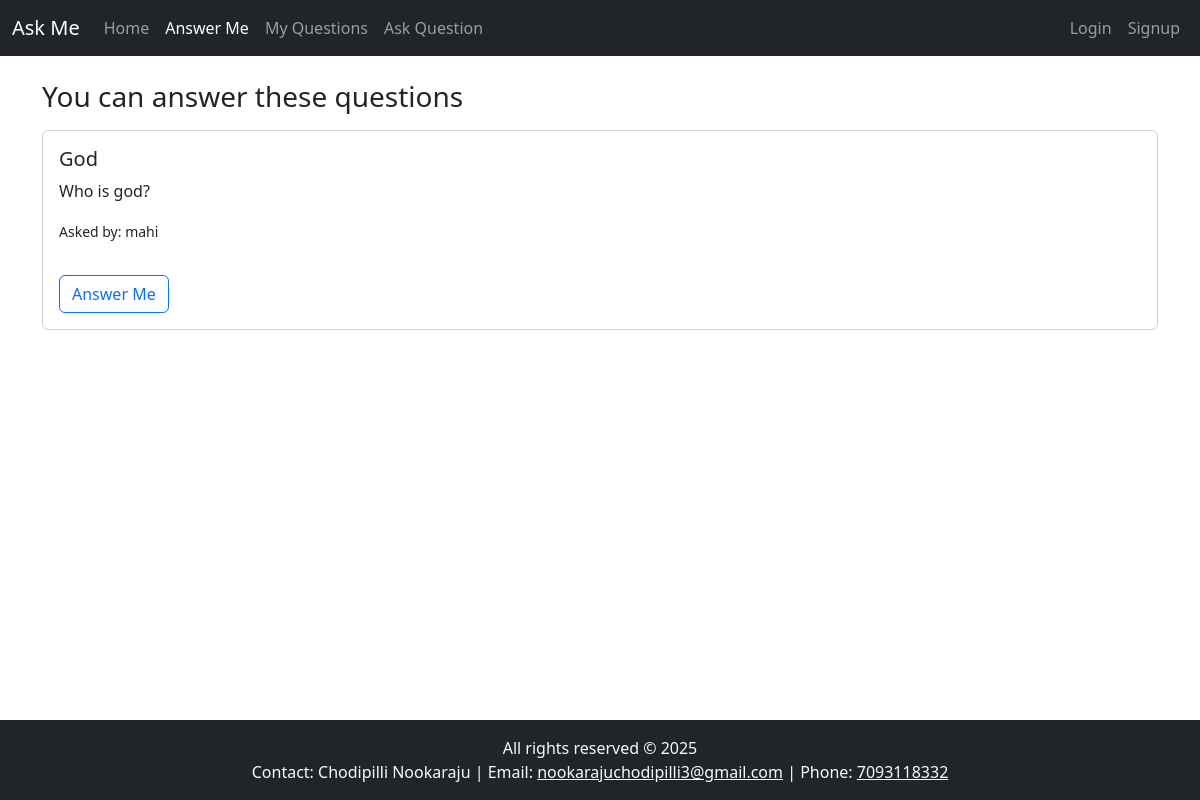
The page /answer_me/ on the database its author committed.
### askme/models.py (models this page shows, shortened)
class Question(models.Model):
    title = models.CharField(max_length=255)
    description = models.TextField(blank=True)
    asked_by = models.ForeignKey(User, on_delete=models.CASCADE, related_name='questions')
    created_at = models.DateTimeField(auto_now_add=True)

### askme/views.py (the view)
# urls.py: path('answer_me/',answer_me,name='answer_me'),
def answer_me(request):
    questions = Question.objects.filter(answers__isnull=True).distinct().order_by('-created_at')
    return render(request, 'answer_me.html', {'questions': questions})

### templates/answer_me.html (shortened to what this page needs)
{% extends 'index.html' %}
{% block content %}
<h3>You can answer these questions</h3>
{% for question in questions %}
  <div class="card my-3">
    <div class="card-body">
      <h5>{{ question.title }}</h5>
      <p>{{ question.description }}</p>
      <p><small>Asked by: {{ question.asked_by.username }}</small></p>
      <button class="btn btn-outline-primary mt-3" data-bs-toggle="modal" data-bs-target="#answerModal{{ question.id }}">
        Answer Me
      </button>
    </div>
  </div>
{% empty %}
  <p>No questions yet.</p>
{% endfor %}
{% endblock %}

### rows shown on the page
Question: title "God", description "Who is god?", asked_by.username "mahi"
